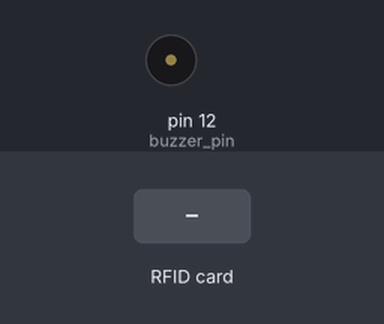
The program below on a simulated Raspberry Pi (header pin numbers). Parts: buzzer (waves = sounding, pin HIGH). The inputs (shaded band) are chosen by the test bench. The RFID card's data blocks start empty; what the program prints to the terminal is not drawn.

Above: at 1.2 s.
1.3 s: RFID card 5E 7A 19 C4 held to the reader
At 1.7 s:
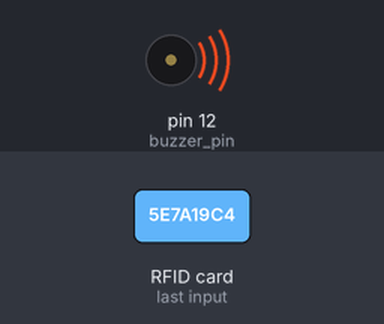
Timing chart, 0 to 4.3 s (numbered marks = the images above; inputs shaded):
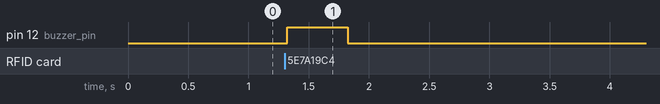

The program:

Write_RFID.py
```python
import RPi.GPIO as GPIO
import time
from mfrc522 import SimpleMFRC522

reader = SimpleMFRC522()

# 設置蜂鳴器引腳和模式
buzzer_pin = 12
GPIO.setmode(GPIO.BOARD)
GPIO.setup(buzzer_pin, GPIO.OUT)

try:
    while True:
        print("請將卡靠近讀卡器...")
        GPIO.output(buzzer_pin, GPIO.LOW)
        id, text = reader.read()
        GPIO.output(buzzer_pin, GPIO.HIGH)
        print("ID: %s\nText: %s" % (id, text))
        time.sleep(0.5)
        GPIO.output(buzzer_pin, GPIO.LOW)
        time.sleep(0.5)
finally:
    GPIO.cleanup()
```

Measured:
- after the input at 1.3 s, pin 12 (buzzer_pin): LOW → HIGH at once, → LOW 0.50 s later
